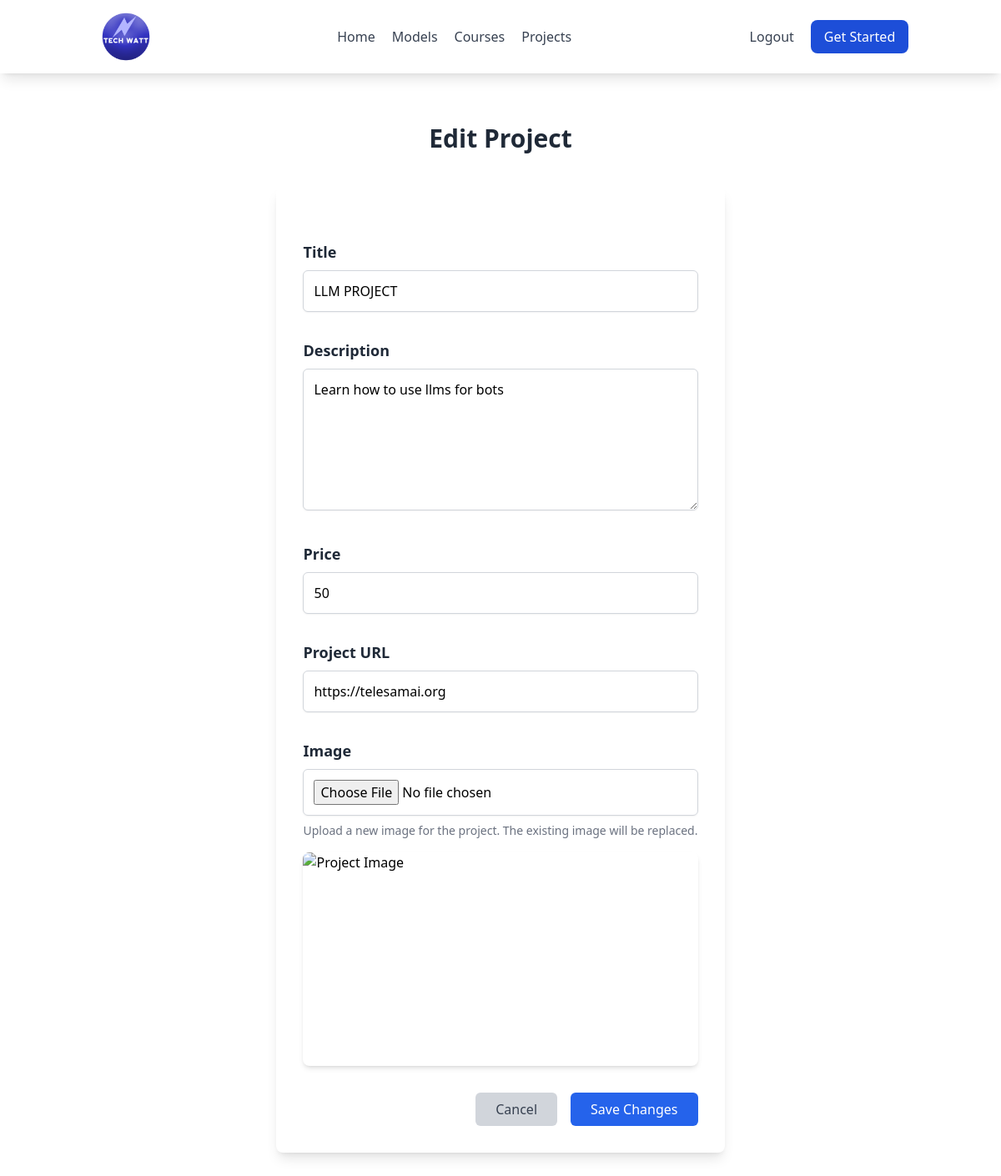
The page /editproject/5/ (signed in) on the database as committed earlier.
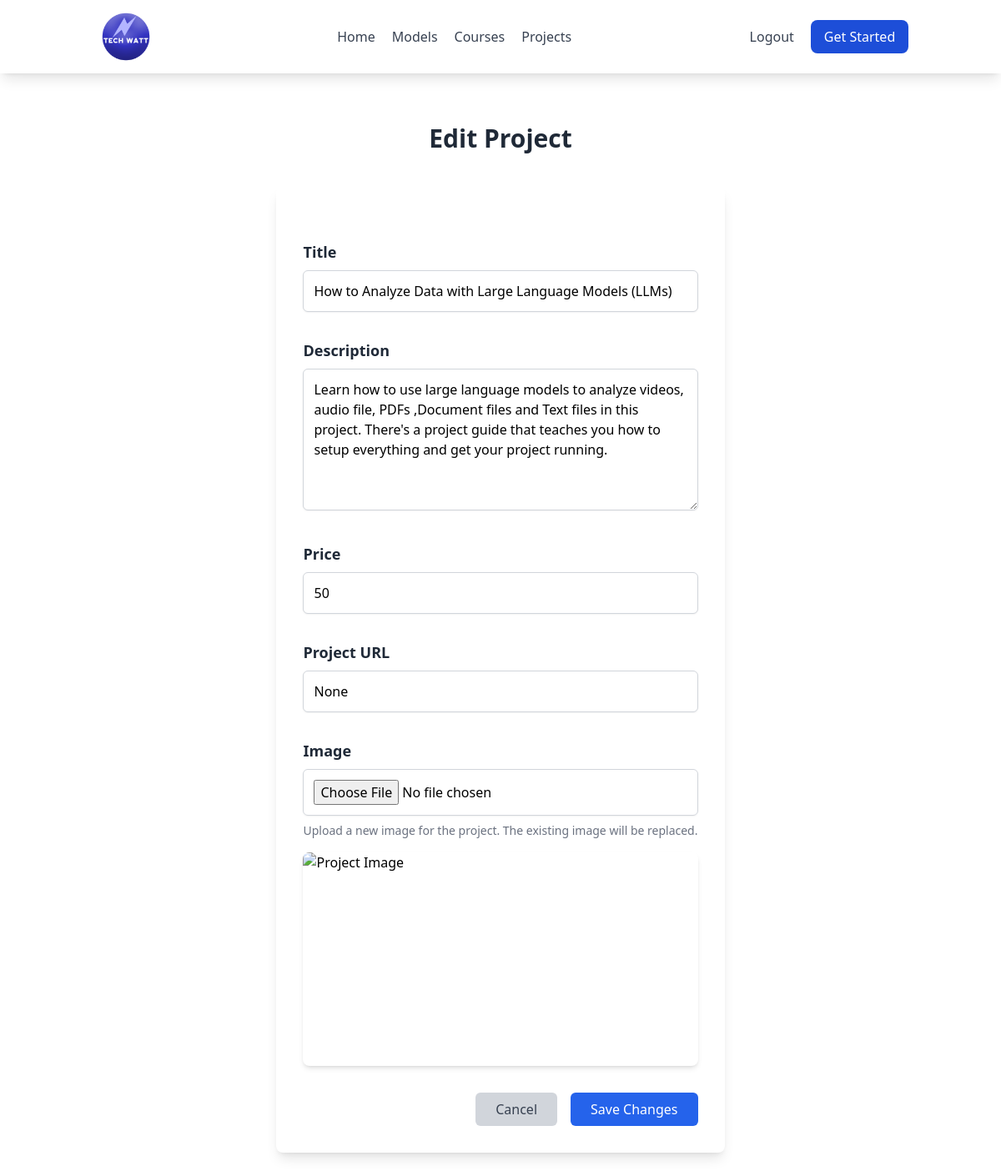
The same page on the database as committed later.
### projects/models.py (models this page shows, shortened)
class Project(models.Model):
    title = models.CharField(max_length=500, null=False, blank=False)
    description = models.TextField(null=False, blank=False)
    price = models.CharField(max_length=12, null=False, blank=False)
    image = CloudinaryField('project_image/', blank=False, null=False)
    project_url = models.URLField(null=True, blank=True)
    project_zip = models.FileField(upload_to='project_zips/', blank=True, null=True)

### projects/views.py (the view)
# urls.py: path('editproject/<int:project_id>/', views.edit_project, name='editproject'),  # For admin to edit projects
def edit_project(request, project_id):
    project = get_object_or_404(Project, id=project_id)
    if request.user.is_authenticated and request.user.email == 'felixsam922@gmail.com':
        if request.method == 'POST':
            title = request.POST.get('title')
            description = request.POST.get('description')
            price = request.POST.get('price')
            project_url = request.POST.get('project_url')
            image = request.FILES.get('image')
            project.title = title
            project.description = description
            project.price = price
            project.project_url = project_url
            if image:
                project.image = image
            project.save()  # Save the changes
            return redirect(reverse('admin_dashboard'))
    if not request.user.is_authenticated or request.user.email != 'felixsam922@gmail.com':
        return redirect(reverse('homepage'))
    return render(request, 'projects/editproject.html', {'project': project})

### projects/templates/projects/editproject.html (shortened to what this page needs)
{% load static tailwind_tags %}
<!DOCTYPE html>
<html lang="en">
<head>
    {% tailwind_css %}
</head>
<body>
    <div class="min-h-screen py-3 px-3 flex flex-col ">
        <nav class="fixed top-0 left-0 w-full bg-white shadow-lg z-50">
            <div class="flex items-center justify-around p-1">
                <div class="flex items-center gap-5">
                    <a href="#">
                        <img src="{% static 'blog/images/LOGO.png'%}" alt="Logo" width="80">
                    </a>
                </div>
                <div class="hidden md:flex flex-col items-center gap-5 md:flex-row md:justify-center">
                    <a class="text-base font-medium text-gray-700 hover:text-blue-500 transition duration-200" href="{% url 'homepage'%}">Home</a>
                    <a class="text-base font-medium text-gray-700 hover:text-blue-500 transition duration-200" href="#">Models</a>
                    <a class="text-base font-medium text-gray-700 hover:text-blue-500 transition duration-200" href="#">Courses</a>
                    <a class="text-base font-medium text-gray-700 hover:text-blue-500 transition duration-200" href="{% url 'projects' %}">Projects</a>
                </div>
                <div class="hidden md:flex items-center gap-5">
                    {% if user.is_authenticated %}
                    <a class="text-base font-medium text-gray-700 hover:text-blue-500 transition duration-200" href="{% url 'logout'%}">Logout</a>
                    {% else %}
                    <a class="text-base font-medium text-gray-700 hover:text-blue-500 transition duration-200" href="{% url 'login'%}">Sign In</a>
                    {% endif %}
                    <a class="bg-blue-700 text-white px-4 py-2 rounded-lg hover:bg-blue-800 transition duration-200" href="{% url 'login'%}">Get Started</a>
                </div>
            </div>
        </nav>
<div class="max-w-4xl mx-auto py-10 mt-24">
    <h1 class="text-3xl text-center font-bold mb-10 text-gray-800">Edit Project</h1>
    <form method="post" enctype="multipart/form-data" class="bg-white shadow-lg rounded-lg p-8 space-y-8">
        <div class="mb-6">
            <label for="title" class="block text-gray-800 text-lg font-semibold mb-2">Title</label>
            <input type="text" id="title" name="title" value="{{ project.title }}" class="w-full border border-gray-300 rounded-md shadow-sm p-3 focus:outline-none focus:ring-2 focus:ring-blue-500 focus:border-transparent" required>
        </div>
        <div class="mb-6">
            <label for="description" class="block text-gray-800 text-lg font-semibold mb-2">Description</label>
            <textarea id="description" name="description" rows="6" class="w-full border border-gray-300 rounded-md shadow-sm p-3 focus:outline-none focus:ring-2 focus:ring-blue-500 focus:border-transparent" required>{{ project.description }}</textarea>
        </div>
        <div class="mb-6">
            <label for="price" class="block text-gray-800 text-lg font-semibold mb-2">Price</label>
            <input type="text" id="price" name="price" value="{{ project.price }}" class="w-full border border-gray-300 rounded-md shadow-sm p-3 focus:outline-none focus:ring-2 focus:ring-blue-500 focus:border-transparent" required>
        </div>
        <div class="mb-6">
            <label for="project_url" class="block text-gray-800 text-lg font-semibold mb-2">Project URL</label>
            <input type="url" id="project_url" name="project_url" value="{{ project.project_url }}" class="w-full border border-gray-300 rounded-md shadow-sm p-3 focus:outline-none focus:ring-2 focus:ring-blue-500 focus:border-transparent" required>
        </div>
        <div class="mb-6">
            <label for="image" class="block text-gray-800 text-lg font-semibold mb-2">Image</label>
            <input type="file" id="image" name="image" class="w-full border border-gray-300 rounded-md shadow-sm p-3 focus:outline-none focus:ring-2 focus:ring-blue-500 focus:border-transparent" required>
            <p class="mt-2 text-gray-500 text-sm">Upload a new image for the project. The existing image will be replaced.</p>
            <div class="mt-4">
                <img src="{{ project.image.url }}" alt="Project Image" class="w-full h-64 object-cover rounded-lg shadow-md">
            </div>
        </div>
        <div class="flex justify-end space-x-4">
            <a href="{% url 'projects' %}" class="bg-gray-300 text-gray-700 px-6 py-2 rounded-md hover:bg-gray-400 transition">Cancel</a>
            <button type="submit" class="bg-blue-600 text-white px-6 py-2 rounded-md hover:bg-blue-700 transition">Save Changes</button>
        </div>
    </form>
</div>
</div>
</body>
</html>

Rows that differ between the two databases and show on the page:
changed Project: title "LLM PROJECT" → "How to Analyze Data with Large Language Models (LLMs)"; description "Learn how to use llms for bots" → "Learn how to use large language models to analyze videos, audio file, PDFs ,Document files and Text files in this project. There's a project guide that teaches you how to setup everything and get your project running."; project_url "https://telesamai.org" → "None"
